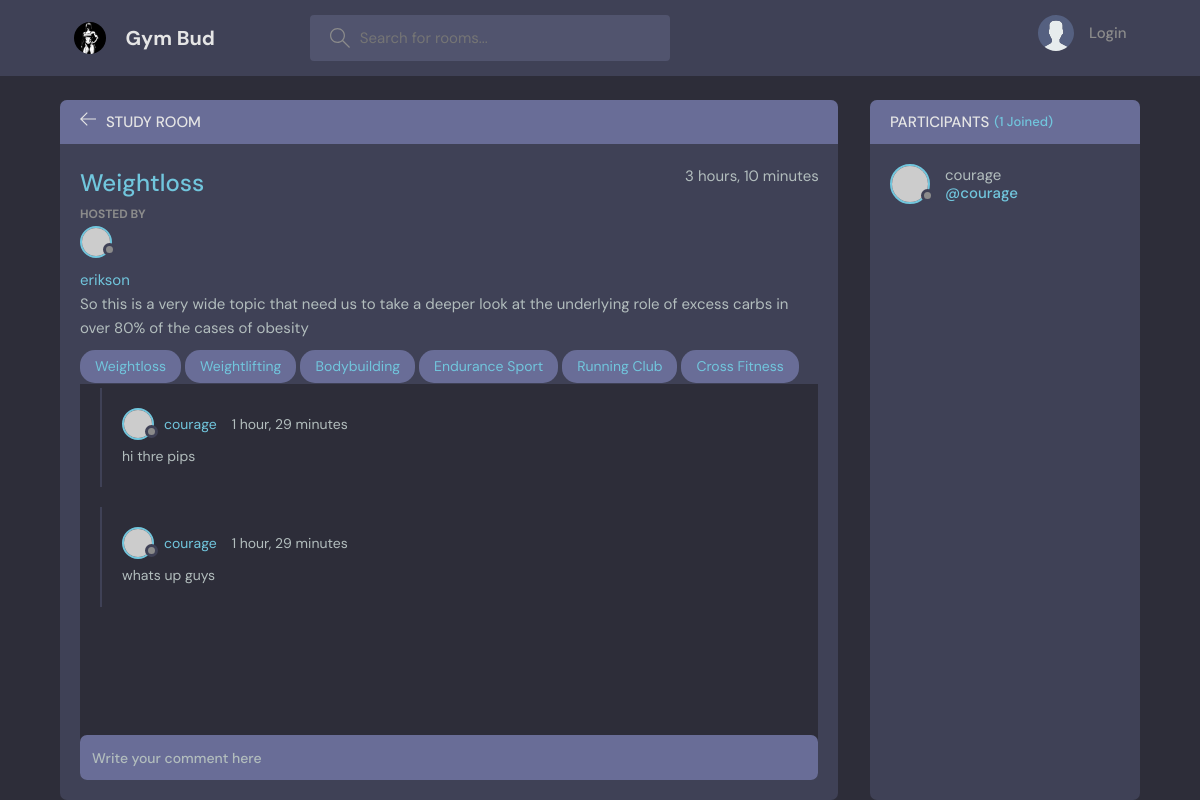
The page /room/4/ on the database its author committed.
### gym_bud_app/models.py (models this page shows, shortened)
class Room(models.Model):
    host = models.ForeignKey(User, models.SET_NULL, null=True)
    topic = models.ForeignKey(Topic, models.SET_NULL, null=True)
    name = models.CharField(max_length=200)
    description = models.TextField(null=True, blank=True)
    participants = models.ManyToManyField(User, related_name='participants', blank=True)
    updated = models.DateTimeField(auto_now=True)
    created = models.DateTimeField(auto_now_add=True)
    class Meta:
        ordering = ['-updated','-created']

class Topic(models.Model):
    name = models.CharField(max_length=200)
    def __str__(self):
        return self.name

class Message(models.Model):
    user = models.ForeignKey(User, on_delete=models.CASCADE)
    room = models.ForeignKey(Room, on_delete=models.CASCADE)
    body = models.TextField()
    update = models.DateTimeField(auto_now=True)
    created = models.DateTimeField(auto_now_add=True)
    class Meta:
        ordering = ['-created']

### gym_bud_app/views.py (the view, shortened to what this page needs)
# urls.py: path('room/<str:pk>/', room, name='room'),
def room(request, pk):
    room = Room.objects.get(id=pk)
    room_messages = room.message_set.all().order_by('-created')
    participants = room.participants.all()
    topics = Topic.objects.all()
    context = {
        'room': room,
        'room_messages': room_messages,
        'participants': participants,
        'topics': topics
    }
    return render(request,'base/room.html',context)

### gym_bud_app/templates/base/room.html (shortened to what this page needs)
{% extends 'main.html' %} {% block content %}
<main class="profile-page layout layout--2">
  <div class="container">
    <div class="room">
      <div class="room__top">
        <div class="room__topLeft">
          <a href="{% url 'home' %}">
            <svg
              version="1.1"
              xmlns="http://www.w3.org/2000/svg"
              width="32"
              height="32"
              viewBox="0 0 32 32"
            >
              <title>arrow-left</title>
              <path
                d="M13.723 2.286l-13.723 13.714 13.719 13.714 1.616-1.611-10.96-10.96h27.625v-2.286h-27.625l10.965-10.965-1.616-1.607z"
              ></path>
            </svg>
          </a>
          <h3>Study Room</h3>
        </div>
      </div>
      <div class="room__box scroll">
        <div class="room__header scroll">
          <div class="room__info">
            <h3>{{room.topic}}</h3>
            <span>{{room.created | timesince}}</span>
          </div>
          <div class="room__hosted">
            <p>Hosted By</p>
            <a href="#" class="room__author">
              <div class="avatar avatar--small">
                <img src="https://randomuser.me/api/portraits/men/37.jpg" />
              </div>
              <span
                ><a href="{% url 'user-profile' room.host.id %}"
                  >{{room.host}}</a
                ></span
              >
            </a>
          </div>
          <div class="room__details">{{room.description}}</div>
          {% for topic in topics %}
          <span class="room__topics"
            ><a href="{% url 'home' %}"> {{topic}}</a>
          </span>
          {% endfor %}
        </div>
        <div class="room__conversation">
          <div class="threads scroll">
            {% for message in room_messages %}
            <div class="thread">
              <div class="thread__top">
                <div class="thread__author">
                  <a href="#" class="thread__authorInfo">
                    <div class="avatar avatar--small">
                      <img
                        src="https://randomuser.me/api/portraits/men/37.jpg"
                      />
                    </div>
                    <span>{{message.user}}</span>
                  </a>
                  <span class="thread__date"
                    >{{message.created | timesince}}</span
                  >
                </div>
              </div>
              <div class="thread__details">{{message.body}}</div>
            </div>
            {% endfor %}
          </div>
        </div>
      </div>
      <div class="room__message">
        <form method="post" action="">
          <input
            type="text"
            name="body"
            placeholder="Write your comment here"
          />
        </form>
      </div>
    </div>
    <div class="participants">
      <h3 class="participants__top">
        Participants <span>({{participants.count}} Joined)</span>
      </h3>
      <div class="participants__list scroll">
        {% for participant in participants %}
        <a href="{% url 'user-profile' user.id %}" class="participant">
          <div class="avatar avatar--medium">
            <img src="https://randomuser.me/api/portraits/men/37.jpg" />
          </div>
          <p>
            {{participant.username}}
            <span>@{{participant.username}}</span>
          </p>
        </a>
        {% endfor %}
      </div>
    </div>
  </div>
</main>
{% endblock %}

### rows shown on the page
Room: topic "Weightloss", created "3 hours, 10 minutes", host "erikson", description "So this is a very wide topic that need us to take a deeper look at the underlying role of excess carbs in over 80% of the cases of obesity"
Topic: name "Weightloss"
Topic: name "Weightlifting"
Topic: name "Bodybuilding"
Topic: name "Endurance Sport"
Topic: name "Running Club"
Topic: name "Cross Fitness"
Message: user "courage", created "1 hour, 29 minutes", body "hi thre pips"
Message: user "courage", created "1 hour, 29 minutes", body "whats up guys"

### other values the page prints
{{ participants.count }} "1"
{{ participant.username }} "courage"
